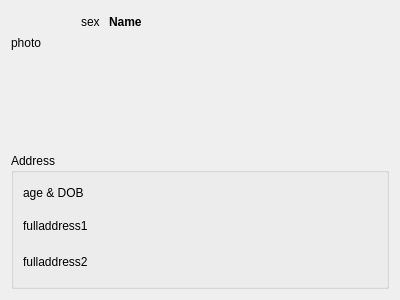
<?xml version="1.0" encoding="UTF-8"?>
<ui version="4.0">
 <class>Patients::Internal::IdentityViewer</class>
 <widget class="QWidget" name="Patients::Internal::IdentityViewer">
  <property name="geometry">
   <rect>
    <x>0</x>
    <y>0</y>
    <width>400</width>
    <height>300</height>
   </rect>
  </property>
  <property name="windowTitle">
   <string>Form</string>
  </property>
  <layout class="QGridLayout" name="gridLayout">
   <item row="2" column="0">
    <widget class="QGroupBox" name="groupBoxAddress">
     <property name="title">
      <string>Address</string>
     </property>
     <layout class="QVBoxLayout" name="verticalLayout">
      <item>
       <widget class="QLabel" name="ageDOB">
        <property name="sizePolicy">
         <sizepolicy hsizetype="Expanding" vsizetype="Minimum">
          <horstretch>0</horstretch>
          <verstretch>0</verstretch>
         </sizepolicy>
        </property>
        <property name="maximumSize">
         <size>
          <width>16777215</width>
          <height>22</height>
         </size>
        </property>
        <property name="text">
         <string>age &amp; DOB</string>
        </property>
       </widget>
      </item>
      <item>
       <widget class="QLabel" name="fullAdress1">
        <property name="text">
         <string>fulladdress1</string>
        </property>
       </widget>
      </item>
      <item>
       <widget class="QLabel" name="fullAdress2">
        <property name="text">
         <string>fulladdress2</string>
        </property>
       </widget>
      </item>
     </layout>
    </widget>
   </item>
   <item row="0" column="0">
    <layout class="QGridLayout" name="gridLayout_2">
     <property name="verticalSpacing">
      <number>0</number>
     </property>
     <item row="0" column="2" colspan="2">
      <widget class="QLabel" name="name">
       <property name="sizePolicy">
        <sizepolicy hsizetype="Expanding" vsizetype="Minimum">
         <horstretch>0</horstretch>
         <verstretch>0</verstretch>
        </sizepolicy>
       </property>
       <property name="minimumSize">
        <size>
         <width>50</width>
         <height>20</height>
        </size>
       </property>
       <property name="maximumSize">
        <size>
         <width>16777215</width>
         <height>22</height>
        </size>
       </property>
       <property name="font">
        <font>
         <weight>75</weight>
         <bold>true</bold>
        </font>
       </property>
       <property name="text">
        <string>Name</string>
       </property>
      </widget>
     </item>
     <item row="0" column="0" rowspan="4">
      <layout class="QVBoxLayout" name="verticalLayout_2">
       <item>
        <widget class="QLabel" name="photoLabel">
         <property name="minimumSize">
          <size>
           <width>64</width>
           <height>64</height>
          </size>
         </property>
         <property name="maximumSize">
          <size>
           <width>64</width>
           <height>64</height>
          </size>
         </property>
         <property name="text">
          <string>photo</string>
         </property>
        </widget>
       </item>
       <item>
        <spacer name="verticalSpacer">
         <property name="orientation">
          <enum>Qt::Vertical</enum>
         </property>
         <property name="sizeHint" stdset="0">
          <size>
           <width>20</width>
           <height>40</height>
          </size>
         </property>
        </spacer>
       </item>
      </layout>
     </item>
     <item row="0" column="1">
      <widget class="QLabel" name="sex">
       <property name="sizePolicy">
        <sizepolicy hsizetype="Preferred" vsizetype="Minimum">
         <horstretch>0</horstretch>
         <verstretch>0</verstretch>
        </sizepolicy>
       </property>
       <property name="maximumSize">
        <size>
         <width>22</width>
         <height>22</height>
        </size>
       </property>
       <property name="text">
        <string>sex</string>
       </property>
      </widget>
     </item>
     <item row="3" column="2" colspan="2">
      <widget class="QLabel" name="address">
       <property name="sizePolicy">
        <sizepolicy hsizetype="Preferred" vsizetype="Minimum">
         <horstretch>0</horstretch>
         <verstretch>0</verstretch>
        </sizepolicy>
       </property>
       <property name="maximumSize">
        <size>
         <width>16777215</width>
         <height>22</height>
        </size>
       </property>
       <property name="text">
        <string/>
       </property>
      </widget>
     </item>
     <item row="2" column="1" colspan="3">
      <widget class="Utils::DetailsWidget" name="addressDetails" native="true"/>
     </item>
     <item row="1" column="1" colspan="3">
      <widget class="Utils::DetailsWidget" name="ageDetails" native="true">
       <property name="maximumSize">
        <size>
         <width>16777215</width>
         <height>16777215</height>
        </size>
       </property>
       <zorder>addressDetails</zorder>
      </widget>
     </item>
    </layout>
   </item>
  </layout>
 </widget>
 <customwidgets>
  <customwidget>
   <class>Utils::DetailsWidget</class>
   <extends>QWidget</extends>
   <header location="global">utils/widgets/detailswidget.h</header>
   <container>1</container>
  </customwidget>
 </customwidgets>
 <resources/>
 <connections/>
</ui>
